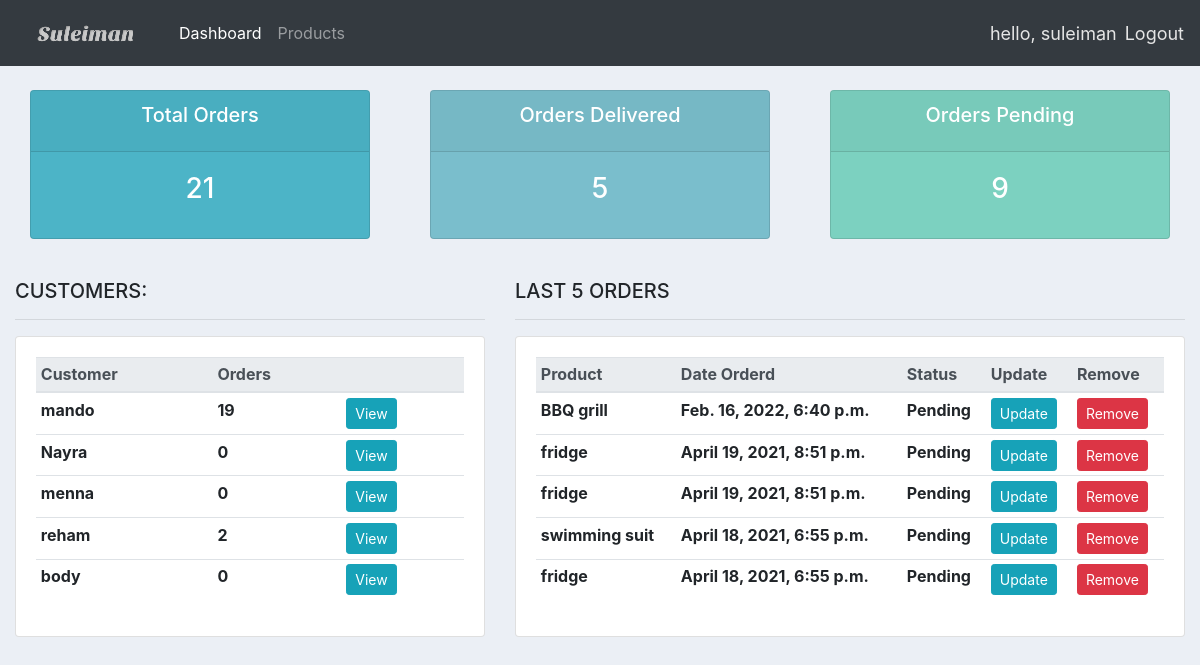
The app's page / (signed in) with its own data.
### accounts/models.py (models this page shows, shortened)
class Customer(models.Model):
    user = models.OneToOneField(User, null=True,on_delete=models.CASCADE)
    name = models.CharField(max_length=200, null=True)
    phone = models.CharField(max_length=200, null=True)
    email = models.EmailField(max_length=254, null=True)
    profile_pic = models.ImageField(default='default.png', blank=True, null=True)
    date_created  = models.DateTimeField(auto_now_add=True, null=True)
    num_of_orders = models.IntegerField(null=True)
    def __str__(self):
        return self.name

class Order(models.Model):
    STATUS = (
        ('Pending', 'Pending'),
        ('Out for delivery', 'Out for delivery'),
        ('Delivered', 'Delivered'),
    )
    customer = models.ForeignKey(Customer,null=True, on_delete=models.CASCADE)
    product = models.ForeignKey(Product,null=True, on_delete=models.SET_NULL)
    date_created  = models.DateTimeField(auto_now_add=True, null=True)
    status = models.CharField(default='Pending', max_length=200, null=True, choices=STATUS)
    note = models.CharField(max_length=1000, null=True)

class Product(models.Model):
    CATEGORY = (
        ('Indoor', 'Indoor'),
        ('Out Door', 'Out Door'),
    )
    name = models.CharField(max_length=200, null=True)
    price = models.FloatField(max_length=200)
    category = models.CharField(max_length=200, null=True, choices=CATEGORY)
    description = models.CharField(max_length=200, blank=True, null=True)
    date_created  = models.DateTimeField(auto_now_add=True, null=True)
    tag = models.ManyToManyField(Tag)

### accounts/decorators.py (the view)
    def wrapper_func(request, *args, **kwargs):
        group = None
        if request.user.groups.exists():
            group = request.user.groups.all()[0].name
        if group == 'customer':
            return redirect('user-page', request.user.customer.name)
        if group == 'admin':
            return view_func(request, *args, **kwargs)

### accounts/views.py (called while the page is built)
@login_required(login_url='login')
@admin_only
def home(request):
    customers = Customer.objects.all()
    last_orders = Order.objects.select_related('customer__user', 'product').prefetch_related('product__tag').all().order_by('-date_created')[0:5]
    total_orders = Order.objects.all().count()
    delivered = Order.objects.filter(status='Delivered').count()
    pending = Order.objects.filter(status='Pending').count()
    context = {
        'customers' :customers,
        'last_orders' : last_orders,
        'total_orders' : total_orders,
        'delivered' : delivered,
        'pending' : pending,
    }
    return render(request, 'accounts/dashboard.html', context)

### accounts/templates/accounts/dashboard.html
{%  extends 'accounts/main.html' %}
{% block content %}
{%  include 'accounts/status.html' %}
<br>
<div class="row">
	<div class="col-md-5">
		<h5>CUSTOMERS:</h5>
		<hr>
		<div class="card card-body">
			<table class="table table-sm">
				<thead class="thead-light">
					<tr>
						<th>Customer</th>
						<th>Orders</th>
						<th></th>
					</tr>
				</thead>
				{% for customer in customers %}
				<tr>
					<th>{{ customer }}</th>
					<th>{{ customer.num_of_orders }}</th>
					<th><a class='btn btn-sm btn-info' href=" {% url 'customer' customer.id %} ">View</a></th>
				</tr>
				{% endfor %}
			</table>
		</div>
	</div>
	<div class="col-md-7">
		<h5>LAST 5 ORDERS</h5>
		<hr>
		<div class="card card-body">
			<table class="table table-sm">
				<thead class="thead-light">
					<tr>
						<th>Product</th>
						<th>Date Orderd</th>
						<th>Status</th>
						<th>Update</th>
						<th>Remove</th>
					</tr>
				</thead>
					{% for order in last_orders %}
					<tr>
					<th>{{order.product.name}}</th>
					<th> {{ order.date_created }} </th>
					<th> {{ order.status }} </th>
					<th> <a class='btn btn-sm btn-info' href="{% url 'update_order' order.id %}">Update</a> </th>
					<th> <a class='btn btn-sm btn-danger'href="{% url 'delete_order' order.id %}">Remove</a></th>
					</tr>
				{% endfor %}
			</table>
		</div>
	</div>
</div>
{% endblock %}

### accounts/templates/accounts/navbar.html (shortened to what this page needs)
{% load static %}
<nav class="navbar navbar-expand-lg navbar-dark bg-dark">
    <a class="navbar-brand" href="{% url 'home' %}"><img src="{% static 'images/logo.png' %}" alt="logo"></a>
    {% if request.user.is_authenticated %}
    <div class="collapse navbar-collapse" id="navbarNav">
      <ul class="navbar-nav">
        {% if request.user.is_staff %}
          <li class="nav-item active">
            <a class="nav-link" href="{% url 'home' %}">Dashboard</a>
          </li>
          <li class="nav-item">
            <a class="nav-link" href="{% url 'products' %}">Products</a>
          </li>
         {% endif %}
      </ul>
    </div>
    <span class="username" >hello, {{request.user}}</span>
    <span><a class ="logout" href="{% url 'logout' %}">Logout</a></span>
    {% endif %}
  </nav>

### static/css/main.css (style rules this page uses)
body { background-color: #ebeff5; }

### accounts/templates/accounts/navbar.html (style rules this page uses)
.logout { font-size: 18px; color: #e5e5e5; }
.username { font-size: 18px; margin-right: 8px; color: #e5e5e5; }

### records on screen
Customer: name "mando", num_of_orders "19"
Customer: name "Nayra", num_of_orders "0"
Customer: name "menna", num_of_orders "0"
Customer: name "reham", num_of_orders "2"
Customer: name "body", num_of_orders "0"
Order: product.name "BBQ grill", date_created "Feb. 16, 2022, 6:40 p.m.", status "Pending"
Order: product.name "fridge", date_created "April 19, 2021, 8:51 p.m.", status "Pending"
Order: product.name "fridge", date_created "April 19, 2021, 8:51 p.m.", status "Pending"
Order: product.name "swimming suit", date_created "April 18, 2021, 6:55 p.m.", status "Pending"
Order: product.name "fridge", date_created "April 18, 2021, 6:55 p.m.", status "Pending"

### other values on screen
{{ request.user }} "suleiman"
{{ total_orders }} "21"
{{ delivered }} "5"
{{ pending }} "9"
